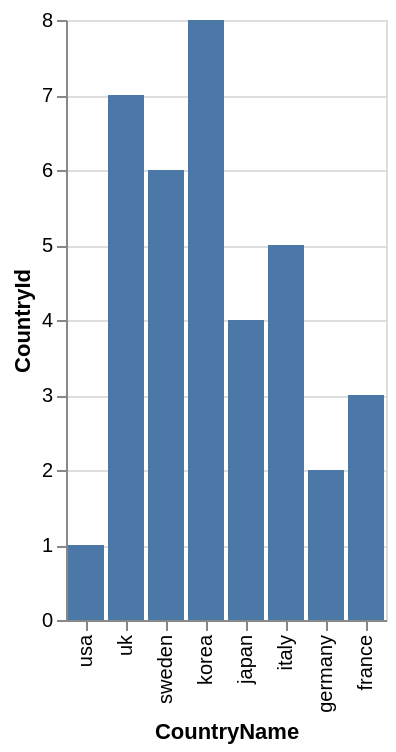

Write the Vega-Lite specification saved for this chart.
### Vega-Lite specification from a JSON file in a GitHub repository (floating-point values rounded to 4 significant figures)
{"data": {"values": [{"x_data": "usa", "y_data": 1}, {"x_data": "uk", "y_data": 7}, {"x_data": "sweden", "y_data": 6}, {"x_data": "korea", "y_data": 8}, {"x_data": "japan", "y_data": 4}, {"x_data": "italy", "y_data": 5}, {"x_data": "germany", "y_data": 2}, {"x_data": "france", "y_data": 3}]}, "mark": "bar", "encoding": {"x": {"field": "x_data", "type": "nominal", "title": "CountryName", "sort": "descending"}, "y": {"field": "y_data", "type": "quantitative", "title": "CountryId"}}}
